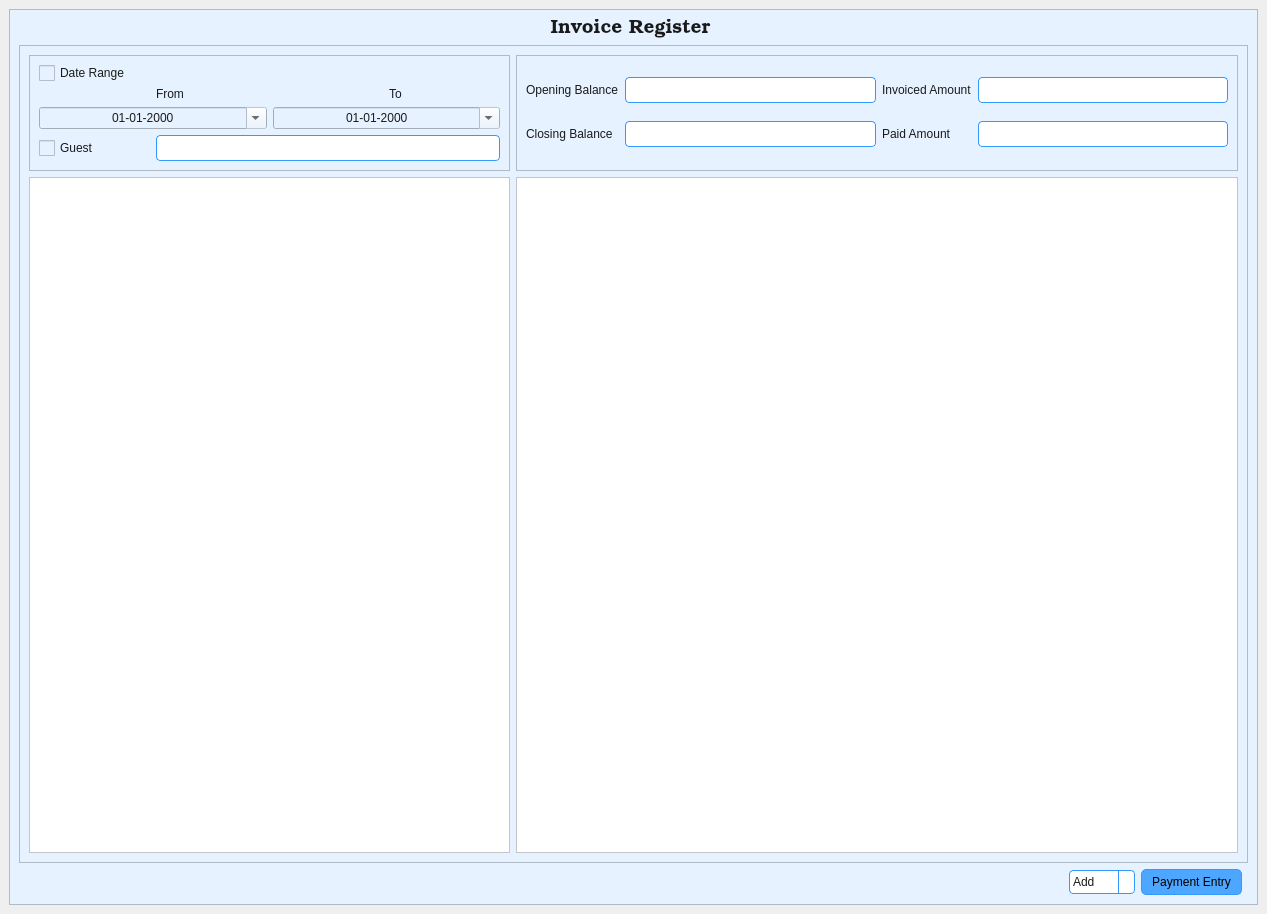
<?xml version="1.0" encoding="UTF-8"?>
<ui version="4.0">
 <class>MainWindow</class>
 <widget class="QMainWindow" name="MainWindow">
  <property name="geometry">
   <rect>
    <x>0</x>
    <y>0</y>
    <width>1267</width>
    <height>914</height>
   </rect>
  </property>
  <property name="windowTitle">
   <string>MainWindow</string>
  </property>
  <widget class="QWidget" name="centralwidget">
   <layout class="QGridLayout" name="gridLayout_4">
    <item row="0" column="0">
     <widget class="QScrollArea" name="scrollArea">
      <property name="styleSheet">
       <string notr="true">/* Global font and base style for all widgets */
QWidget {
font:  9pt &quot;Bookman Old Style&quot;;

    color: #1a1a1a;
    background-color: #e6f2ff; /* very light blue background */
}

/* QPushButton */
QPushButton {
    background-color: #4da6ff; /* light blue */
    color: black;
    border: 1px solid #3399ff;
    border-radius: 5px;
    padding: 5px 10px;
}

QPushButton:hover {
    background-color: #3399ff;
}

QPushButton:pressed {
    background-color: #007acc;
}

/* QLineEdit */
QLineEdit {
    border: 1px solid #3399ff;
    border-radius: 4px;
    padding: 4px;
    background-color: #ffffff;
    selection-background-color: #99ccff;
}

/* QTextEdit */
QTextEdit {
    border: 1px solid #3399ff;
    border-radius: 4px;
    background-color: #ffffff;
    selection-background-color: #99ccff;
}

/* QLabel */
QLabel {
    color: #1a1a1a;
    font-weight: normal;
}

/* QComboBox */
QComboBox {
    border: 1px solid #3399ff;
    border-radius: 4px;
    padding: 3px;
    background-color: #ffffff;
}

QComboBox::drop-down {
    border-left: 1px solid #3399ff;
}

QComboBox QAbstractItemView {
    background-color: #e6f2ff;
    selection-background-color: #99ccff;
}

/* QTableView / QTreeView */
QTableView, QTreeView {
    gridline-color: #3399ff;
    background-color: #ffffff;
    alternate-background-color: #f2f9ff;
    selection-background-color: #99ccff;
}

/* QHeaderView for tables */
QHeaderView::section {
    background-color: #4da6ff;
    color: white;
    padding: 4px;
    border: 1px solid #3399ff;
}

/* QCheckBox and QRadioButton */
QCheckBox, QRadioButton {
    spacing: 5px;
}

QCheckBox::indicator, QRadioButton::indicator {
    width: 16px;
    height: 16px;
}

/* QSlider */
QSlider::groove:horizontal {
    border: 1px solid #3399ff;
    height: 6px;
    background: #cce6ff;
    border-radius: 3px;
}

QSlider::handle:horizontal {
    background: #4da6ff;
    border: 1px solid #3399ff;
    width: 12px;
    margin: -5px 0;
    border-radius: 6px;
}

/* QProgressBar */
QProgressBar {
    border: 1px solid #3399ff;
    border-radius: 5px;
    text-align: center;
    background-color: #cce6ff;
}

QProgressBar::chunk {
    background-color: #4da6ff;
    width: 10px;
}

QGroupBox::title {
    font-weight: bold;
    color: #1a1a1a; /* optional: set title color */
    subcontrol-origin: margin;
    subcontrol-position: top left;
    padding: 0 3px;
}


/* Hover effect for enabled button */
QPushButton:hover:!disabled {
    background-color: #3399ff;
}

/* Pressed effect for enabled button */
QPushButton:pressed:!disabled {
    background-color: #007acc;
}

/* Disabled button */
QPushButton:disabled {
    background-color: #d9d9d9; /* light grey */
    color: #a6a6a6;           /* grey text */
    border: 1px solid #bfbfbf;
}


/* Drop-down button area */
QComboBox::drop-down {
    subcontrol-origin: padding;
    subcontrol-position: top right;
    width: 20px;
    border-left: 1px solid #3399ff;
    background-color: #4da6ff; /* light blue button */
    border-top-right-radius: 4px;
    border-bottom-right-radius: 4px;
    image:url(/Source_icon/chevrons-down.svg) /* custom arrow icon */
}
QComboBox::down-arrow {
    image: url(:/Source_icon/chevrons-down.svg);
    width: 12px;
    height: 12px;
}</string>
      </property>
      <property name="widgetResizable">
       <bool>true</bool>
      </property>
      <widget class="QWidget" name="scrollAreaWidgetContents">
       <property name="geometry">
        <rect>
         <x>0</x>
         <y>0</y>
         <width>1243</width>
         <height>890</height>
        </rect>
       </property>
       <layout class="QGridLayout" name="gridLayout_7" columnstretch="0,0,0,0,0">
        <item row="1" column="0" colspan="5">
         <widget class="QFrame" name="frame_2">
          <property name="frameShape">
           <enum>QFrame::StyledPanel</enum>
          </property>
          <property name="frameShadow">
           <enum>QFrame::Raised</enum>
          </property>
          <layout class="QGridLayout" name="gridLayout_6" columnstretch="2,3">
           <item row="1" column="0">
            <widget class="QTableView" name="IQTV_CustomerDetail">
             <property name="selectionMode">
              <enum>QAbstractItemView::SingleSelection</enum>
             </property>
             <property name="selectionBehavior">
              <enum>QAbstractItemView::SelectRows</enum>
             </property>
            </widget>
           </item>
           <item row="1" column="1">
            <widget class="QTableView" name="IQTV_Register">
             <property name="selectionMode">
              <enum>QAbstractItemView::SingleSelection</enum>
             </property>
             <property name="selectionBehavior">
              <enum>QAbstractItemView::SelectRows</enum>
             </property>
            </widget>
           </item>
           <item row="0" column="0">
            <widget class="QFrame" name="frame">
             <property name="frameShape">
              <enum>QFrame::StyledPanel</enum>
             </property>
             <property name="frameShadow">
              <enum>QFrame::Raised</enum>
             </property>
             <layout class="QGridLayout" name="gridLayout_2">
              <item row="1" column="1">
               <widget class="QLabel" name="label_5">
                <property name="text">
                 <string>From</string>
                </property>
               </widget>
              </item>
              <item row="0" column="0" colspan="2">
               <widget class="QCheckBox" name="IQCB_DateRange">
                <property name="text">
                 <string>Date Range</string>
                </property>
               </widget>
              </item>
              <item row="1" column="3">
               <widget class="QLabel" name="label_6">
                <property name="text">
                 <string>To</string>
                </property>
               </widget>
              </item>
              <item row="2" column="2" colspan="2">
               <widget class="QDateEdit" name="IQDE_To">
                <property name="enabled">
                 <bool>false</bool>
                </property>
                <property name="alignment">
                 <set>Qt::AlignCenter</set>
                </property>
                <property name="displayFormat">
                 <string>dd-MM-yyyy</string>
                </property>
                <property name="calendarPopup">
                 <bool>true</bool>
                </property>
               </widget>
              </item>
              <item row="2" column="0" colspan="2">
               <widget class="QDateEdit" name="IQDE_From">
                <property name="enabled">
                 <bool>false</bool>
                </property>
                <property name="alignment">
                 <set>Qt::AlignCenter</set>
                </property>
                <property name="displayFormat">
                 <string>dd-MM-yyyy</string>
                </property>
                <property name="calendarPopup">
                 <bool>true</bool>
                </property>
               </widget>
              </item>
              <item row="3" column="0">
               <widget class="QCheckBox" name="IQCB_NoCustomerEntry">
                <property name="text">
                 <string>Guest</string>
                </property>
               </widget>
              </item>
              <item row="3" column="1" colspan="3">
               <widget class="QLineEdit" name="IQLE_FilterCustomerTable"/>
              </item>
             </layout>
            </widget>
           </item>
           <item row="0" column="1">
            <widget class="QFrame" name="frame_3">
             <property name="frameShape">
              <enum>QFrame::StyledPanel</enum>
             </property>
             <property name="frameShadow">
              <enum>QFrame::Raised</enum>
             </property>
             <layout class="QGridLayout" name="gridLayout">
              <item row="0" column="1">
               <widget class="QLineEdit" name="IQLE_OpeningBalance">
                <property name="readOnly">
                 <bool>true</bool>
                </property>
               </widget>
              </item>
              <item row="0" column="2">
               <widget class="QLabel" name="label_4">
                <property name="text">
                 <string>Invoiced Amount</string>
                </property>
               </widget>
              </item>
              <item row="2" column="1">
               <widget class="QLineEdit" name="IQLE_ClosingBalance">
                <property name="readOnly">
                 <bool>true</bool>
                </property>
               </widget>
              </item>
              <item row="0" column="3">
               <widget class="QLineEdit" name="IQLE_InvAmount">
                <property name="readOnly">
                 <bool>true</bool>
                </property>
               </widget>
              </item>
              <item row="0" column="0">
               <widget class="QLabel" name="label_2">
                <property name="text">
                 <string>Opening Balance</string>
                </property>
               </widget>
              </item>
              <item row="2" column="0">
               <widget class="QLabel" name="label_3">
                <property name="text">
                 <string>Closing Balance</string>
                </property>
               </widget>
              </item>
              <item row="2" column="2">
               <widget class="QLabel" name="label_7">
                <property name="text">
                 <string>Paid Amount</string>
                </property>
               </widget>
              </item>
              <item row="2" column="3">
               <widget class="QLineEdit" name="IQLE_PaidAmount">
                <property name="readOnly">
                 <bool>true</bool>
                </property>
               </widget>
              </item>
             </layout>
            </widget>
           </item>
          </layout>
         </widget>
        </item>
        <item row="2" column="0">
         <spacer name="horizontalSpacer">
          <property name="orientation">
           <enum>Qt::Horizontal</enum>
          </property>
          <property name="sizeHint" stdset="0">
           <size>
            <width>40</width>
            <height>20</height>
           </size>
          </property>
         </spacer>
        </item>
        <item row="2" column="3">
         <widget class="QPushButton" name="IQPB_PaymentEntry">
          <property name="text">
           <string>Payment Entry</string>
          </property>
         </widget>
        </item>
        <item row="0" column="0" colspan="4">
         <widget class="QLabel" name="label">
          <property name="font">
           <font>
            <family>Bookman Old Style</family>
            <pointsize>14</pointsize>
            <weight>7</weight>
            <italic>false</italic>
            <bold>false</bold>
           </font>
          </property>
          <property name="layoutDirection">
           <enum>Qt::LeftToRight</enum>
          </property>
          <property name="styleSheet">
           <string notr="true">font: 63 14pt &quot;Bookman Old Style&quot;;</string>
          </property>
          <property name="text">
           <string>Invoice Register</string>
          </property>
          <property name="alignment">
           <set>Qt::AlignCenter</set>
          </property>
         </widget>
        </item>
        <item row="2" column="2">
         <widget class="QComboBox" name="IQCB_AddUpdateDelete">
          <item>
           <property name="text">
            <string>Add</string>
           </property>
          </item>
          <item>
           <property name="text">
            <string>Update</string>
           </property>
          </item>
          <item>
           <property name="text">
            <string>Delete</string>
           </property>
          </item>
         </widget>
        </item>
       </layout>
      </widget>
     </widget>
    </item>
   </layout>
  </widget>
 </widget>
 <resources/>
 <connections/>
</ui>
